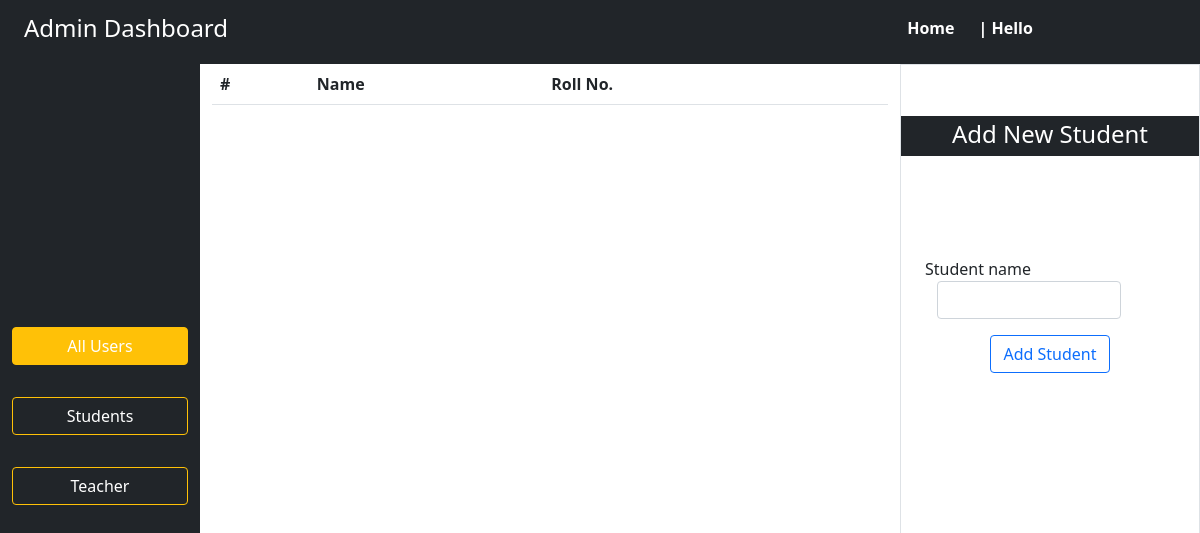
The app's page /students/, older data.
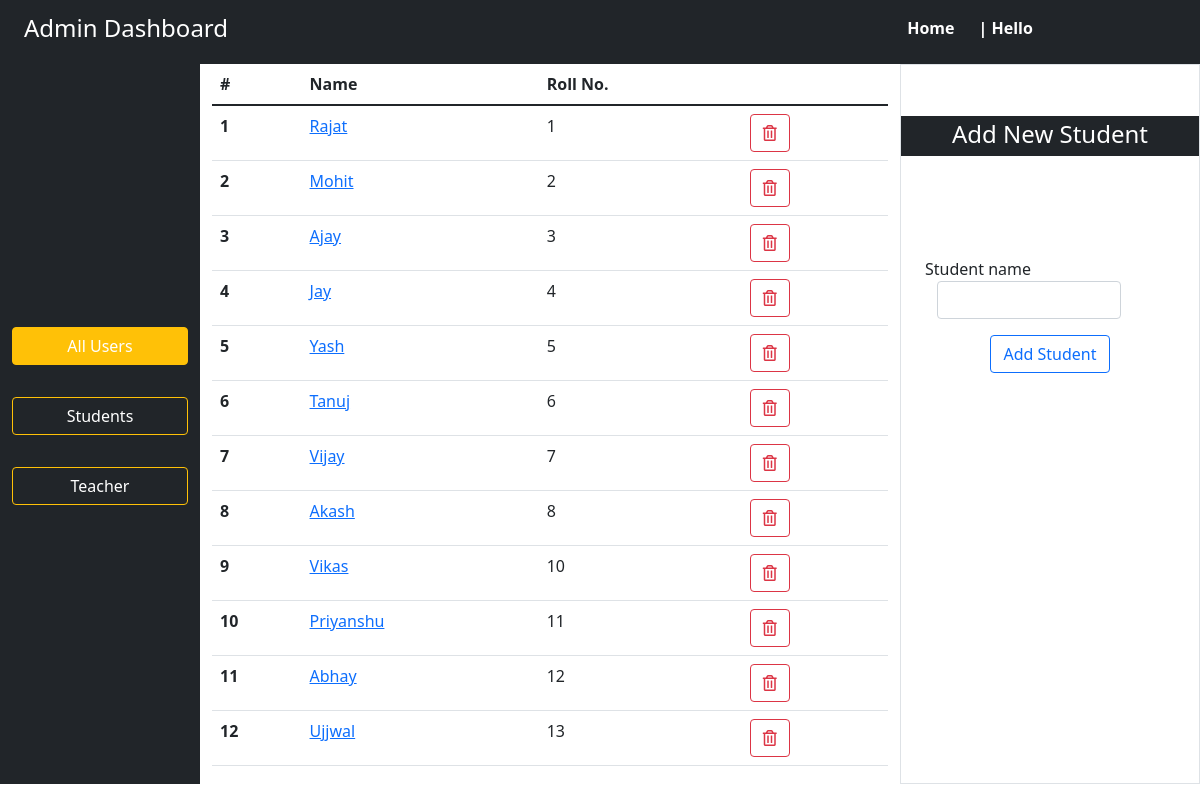
The same page, newer data.
### superadmin/models.py (models this page shows, shortened)
class Student(models.Model):
    student_name = models.CharField(max_length=20, blank=False, null=False)
    roll_num = models.PositiveSmallIntegerField()

### superadmin/views.py (the view, shortened to what this page needs)
# urls.py: path('students/', AllStudentsView.as_view(), name='all_students'),
class AllStudentsView(View):
    template_name = 'superadmin/students/view_students.html'
    def get(self, request, *args, **kwargs):
        form = StudentForm()
        all_students = Student.objects.values('student_name', 'id', 'roll_num')
        return render(request, template_name=self.template_name, context={'all_students': all_students, 'form': form})

### superadmin/forms.py
class StudentForm(forms.ModelForm):
    student_name = forms.CharField(widget=forms.TextInput(
        attrs={'class': 'form-control', 'required': 'true'}))
    class Meta:
        model = Student
        fields = ('student_name',)

### superadmin/templates/superadmin/students/view_students.html (shortened to what this page needs)
{% extends 'superadmin/base.html' %}
{% block all_students %}
<div class="container-fluid rounded">
    <div class="row">
        {% block side_bar %}
        {% include '../side-bar.html' %}
        {% endblock side_bar %}
        <div class="col-sm-7 align-items-center">
            <div class="row" style="overflow: scroll; height: 90vh;">
                <div class="col-sm-12">
                    <table class="table">
                        <thead>
                            <tr>
                                <th scope="col">#</th>
                                <th scope="col">Name</th>
                                <th scope="col">Roll No.</th>
                                <th scope="col"></th>
                            </tr>
                        </thead>
                        <tbody>
                            {% for i in all_students %}
                            <tr>
                                <th scope="row">{{forloop.counter}}</th>
                                <td><a href="{{i.id}}"> {{i.student_name}}</a></td>
                                <td>{{i.roll_num}}</td>
                                <td><form action="{% url 'delete_student' i.id %}" method="post">
                                    <button class="btn btn-outline-danger"><i class="far fa-trash-alt"></i></button>
                                </form></td>
                            </tr>
                            {% endfor %}
                        </tbody>
                    </table>
                </div>
            </div>
        </div>
        <div class="col-sm-3 border align-items-center">
            <div class="row align-items-center" style="height: 50%;">
                <div class="col-sm-12 bg-dark">
                    <div class="container align-items-center text-center text-white mt-1">
                        <h4>Add New Student</h4>
                    </div>
                </div>
                <div class="col-sm-12">
                    <div class="container">
                        <form class="text-center" action="{% url 'all_students' %}" method="post">
                            <div class="mb-3 row">
                                {{form.student_name.label}}
                                <div class="col-sm-10">
                                    {{form.student_name}}
                                </div>
                            </div>
                            <button class="btn btn-outline-primary text-center">Add Student</button>
                        </form>
                    </div>
                </div>
            </div>
        </div>
    </div>
</div>
{% endblock all_students %}

### superadmin/templates/superadmin/base.html (shortened to what this page needs)
<!DOCTYPE html>
<html lang="en">
<head>
    <link href="https://cdn.jsdelivr.net/npm/bootstrap@5.1.3/dist/css/bootstrap.min.css" rel="stylesheet"
>
        <link rel="stylesheet" href="https://pro.fontawesome.com/releases/v5.10.0/css/all.css"/>
</head>
<body>
    <nav class="navbar bg-dark">
        <div class="col-md-7 px-4">
            <h4 class="text-white"> Admin Dashboard</h4>
        </div>
        <div class="col-md-5 mt-2 col-12 text-white">
            <ul class="list-style-none fw-bold justify-content-center d-flex align-items-center">
                <li class="d-inline mx-3 ">Home</li>
                <li class="d-inline mx-2">| <span> Hello </span>
                </li>
            </ul>
        </div>
    </nav>
    {% block all_students %}
    {% endblock all_students %}
</body>
</html>

### superadmin/templates/superadmin/side-bar.html
{% block side-bar %}
<div class="col-sm-2 bg-dark justify-content-center d-flex align-items-center" style="height: 90vh;">
    <ul class="list-unstyled ">
        <a href="/" class="text-decoration-none"><li
                class="w-100 btn my-3 btn-outline-warning {% block allactivetab %} active {% endblock allactivetab %}">
                <span class="text-white">All Users</span>
            </li></a>
        <a href="{% url 'all_students' %}" class="text-decoration-none">
            <li class="w-100 btn my-3 btn-outline-warning {% block sactivetab %} {% endblock sactivetab %}">
                <span class="text-white">Students</span>
            </li>
        </a>
        <a href="{% url 'all_teachers' %}" class="text-decoration-none">
            <li class="w-100 btn my-3 btn-outline-warning {% block Tactivetab %} {% endblock Tactivetab %}">
                <span class="text-white">Teacher</span>
            </li>
        </a>
    </ul>
</div>
{% endblock side-bar %}

Row changes from the older to the newer data that the page shows:
added Student: student_name "Rajat", roll_num "1"
added Student: student_name "Mohit", roll_num "2"
added Student: student_name "Ajay", roll_num "3"
added Student: student_name "Jay", roll_num "4"
added Student: student_name "Yash", roll_num "5"
added Student: student_name "Tanuj", roll_num "6"
added Student: student_name "Vijay", roll_num "7"
added Student: student_name "Akash", roll_num "8"
added Student: student_name "Vikas", roll_num "10"
added Student: student_name "Priyanshu", roll_num "11"
added Student: student_name "Abhay", roll_num "12"
added Student: student_name "Ujjwal", roll_num "13"
